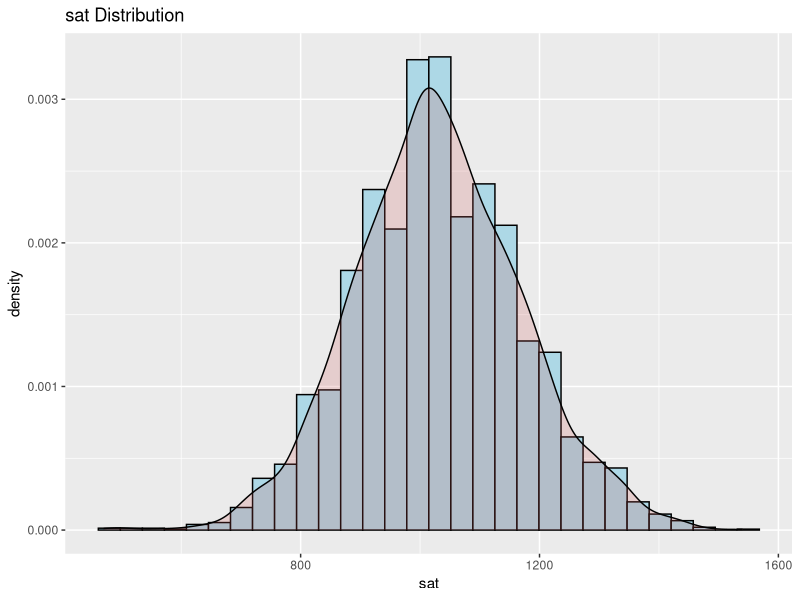
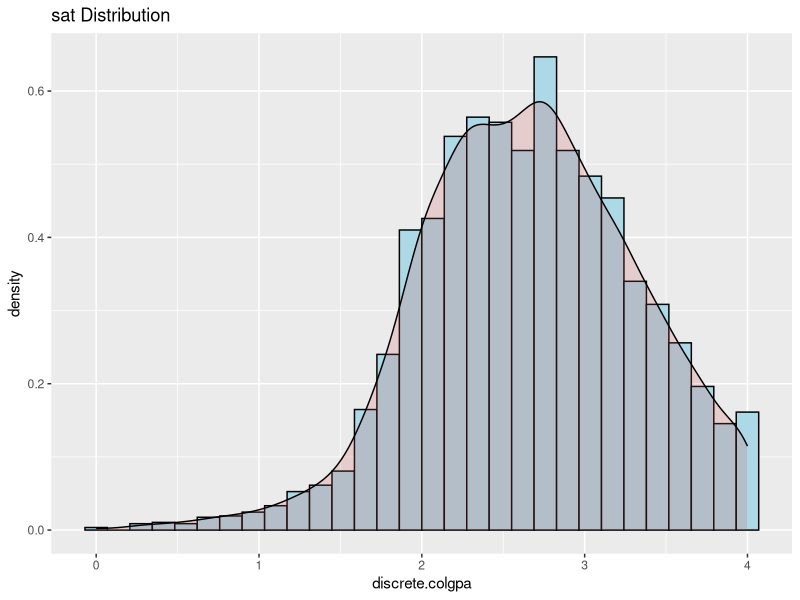
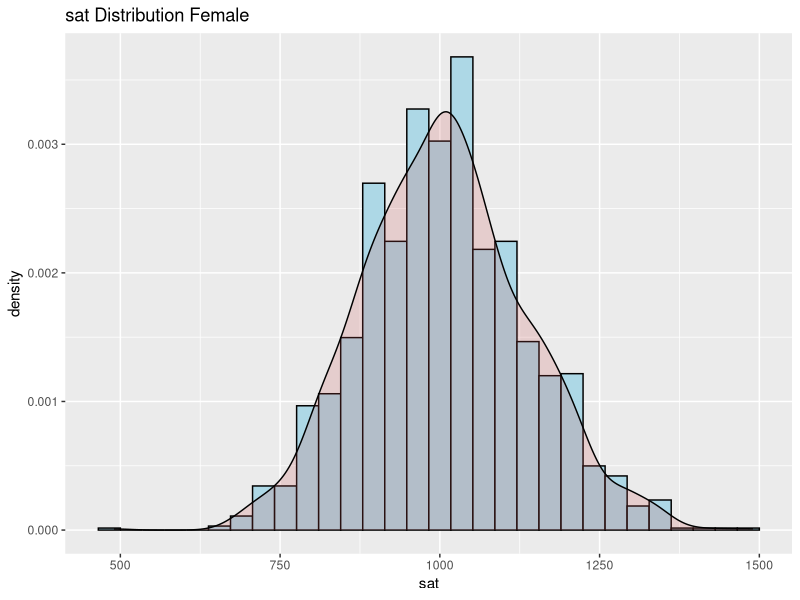
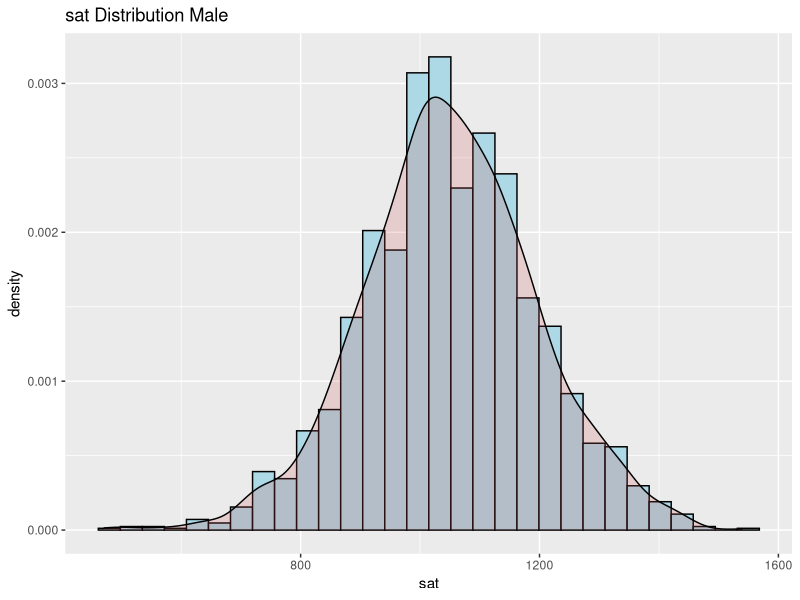
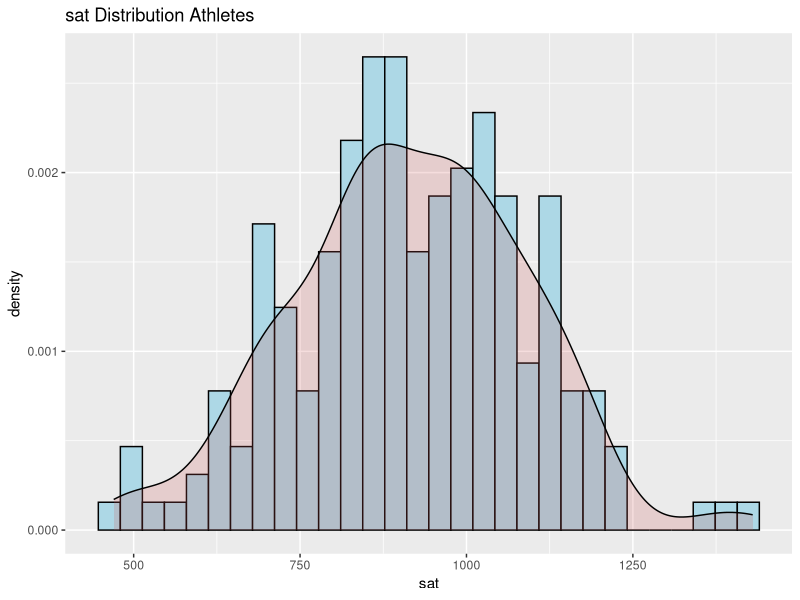
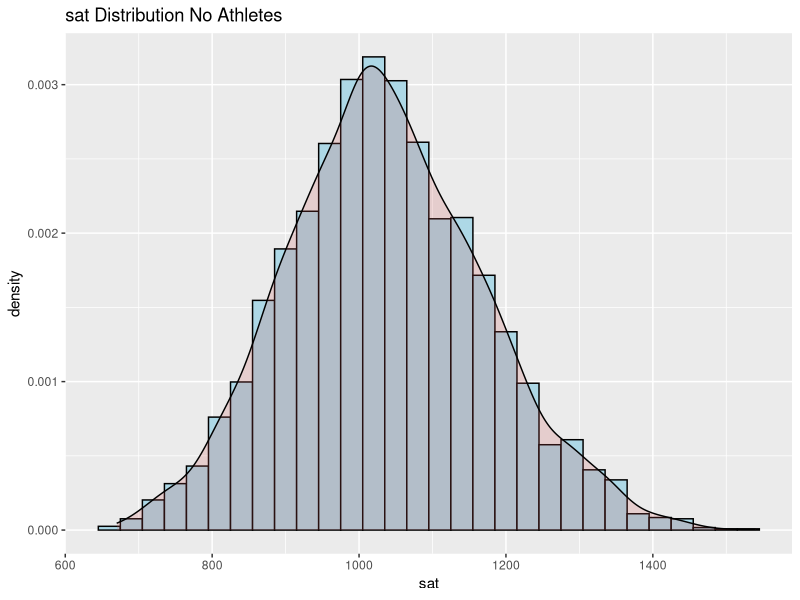
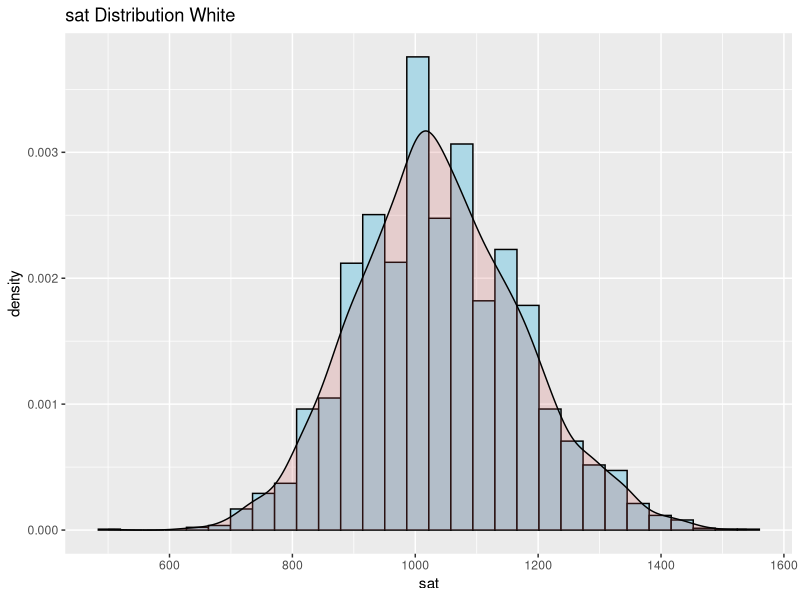
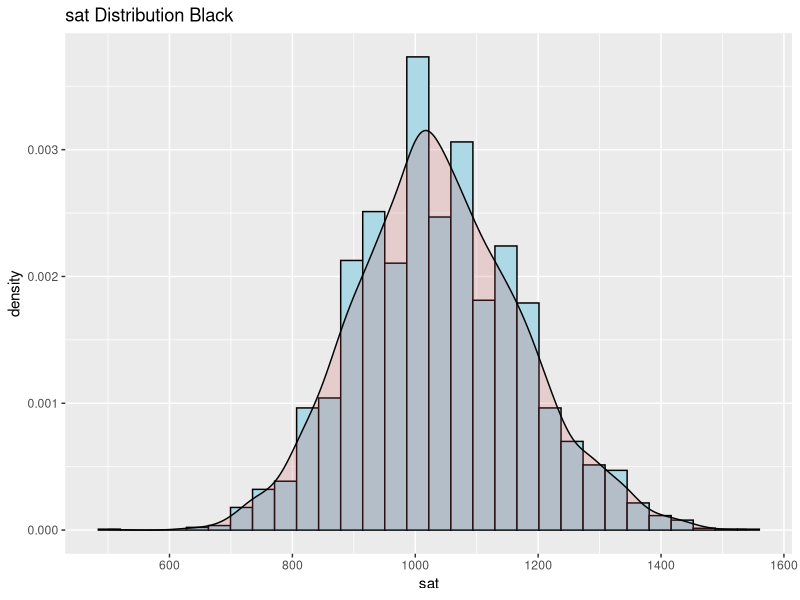

Generate these figures, in order, with R: (Note: this script raises an error after producing the figures.)
#0 Imports

if (!require('plyr')) install.packages('plyr'); library('plyr')
if (!require('dplyr')) install.packages('dplyr'); library('dplyr')
if (!require('ggplot2')) install.packages('ggplot2'); library('ggplot2')
if (!require('VIM')) install.packages('VIM'); library('VIM')
require(gridExtra)


#******
#1 - Lectura del fitxer
#******

#Load file
df <- read.csv("gpa_clean.csv", sep=",")

#******
#2 - Estadística descriptiva i visualització
#******

##Anàlisi descriptiva
##DF descriptive analysis
#Dimensions
dim(df)
#df structure
str(df)
#Head data sample
head(df)
#Summary
summary(df)
#Class per each var
sapply(df,class)


##Visualització

#1
# sat distribution
ggplot( df, aes(x=sat)) +
  geom_histogram( aes(y=..density..), colour="black", fill="lightblue")+
  geom_density(alpha=.2, fill="indianred3") + 
  labs(title = "sat Distribution")


#colgpa distribution
#discrete var creation
discrete.colgpa <- df$colgpa
#plot
ggplot( df, aes(x=discrete.colgpa)) +
  geom_histogram( aes(y=..density..), colour="black", fill="lightblue")+
  geom_density(alpha=.2, fill="indianred3") + 
  labs(title = "sat Distribution")


#2
##sat-female
df.female <- df %>% filter(female == TRUE)
df.male <- df %>% filter(female == FALSE)
#female
satfemale.ggplot <- ggplot( df.female, aes(x=sat)) +
  geom_histogram( aes(y=..density..), colour="black", fill="lightblue")+
  geom_density(alpha=.2, fill="indianred3") + 
  labs(title = "sat Distribution Female")
satfemale.ggplot

#male
satmale.ggplot <- ggplot( df.male, aes(x=sat)) +
  geom_histogram( aes(y=..density..), colour="black", fill="lightblue")+
  geom_density(alpha=.2, fill="indianred3") + 
  labs(title = "sat Distribution Male")
satmale.ggplot

#ggplot grid
#grid.arrange(satfemale.ggplot, satmale.ggplot, ncol=2)

##sat-athlete
df.athletes <- df %>% filter(athlete == TRUE)
df.noathletes <- df %>% filter(athlete == FALSE)

#athletes
satAthletes.ggplot <- ggplot( df.athletes, aes(x=sat)) +
  geom_histogram( aes(y=..density..), colour="black", fill="lightblue")+
  geom_density(alpha=.2, fill="indianred3") + 
  labs(title = "sat Distribution Athletes")
satAthletes.ggplot

#no athletes
satNoathletes.ggplot <- ggplot( df.noathletes, aes(x=sat)) +
  geom_histogram( aes(y=..density..), colour="black", fill="lightblue")+
  geom_density(alpha=.2, fill="indianred3") + 
  labs(title = "sat Distribution No Athletes")
satNoathletes.ggplot


##sat-race
df.white <- df %>% filter(white == TRUE)
df.black <- df %>% filter(black == FALSE)
df.noRace <- df %>% filter(black == FALSE & white == FALSE)
count(df.noRace)

#white
satWhite.ggplot <- ggplot( df.white, aes(x=sat)) +
  geom_histogram( aes(y=..density..), colour="black", fill="lightblue")+
  geom_density(alpha=.2, fill="indianred3") + 
  labs(title = "sat Distribution White")
satWhite.ggplot

#black
satBlack.ggplot <- ggplot( df.black, aes(x=sat)) +
  geom_histogram( aes(y=..density..), colour="black", fill="lightblue")+
  geom_density(alpha=.2, fill="indianred3") + 
  labs(title = "sat Distribution Black")
satBlack.ggplot

#no race
satNorace.ggplot <- ggplot( df.noRace, aes(x=sat)) +
  geom_histogram( aes(y=..density..), colour="black", fill="lightblue")+
  geom_density(alpha=.2, fill="indianred3") + 
  labs(title = "sat Distribution No Race")
satNorace.ggplot



#3
##colgpa-female
#female
colgpafemale.ggplot <- ggplot( df.female, aes(x=colgpa)) +
  geom_histogram( aes(y=..density..), colour="black", fill="lightblue")+
  geom_density(alpha=.2, fill="indianred3") + 
  labs(title = "colgpa Distribution Female")
colgpafemale.ggplot

#male
colgpamale.ggplot <- ggplot( df.male, aes(x=colgpa)) +
  geom_histogram( aes(y=..density..), colour="black", fill="lightblue")+
  geom_density(alpha=.2, fill="indianred3") + 
  labs(title = "colgpa Distribution Male")
colgpamale.ggplot

#ggplot grid
#grid.arrange(colgpafemale.ggplot, colgpamale.ggplot, ncol=2)


##colgpa-athlete
#athletes
colgpaAthletes.ggplot <- ggplot( df.athletes, aes(x=colgpa)) +
  geom_histogram( aes(y=..density..), colour="black", fill="lightblue")+
  geom_density(alpha=.2, fill="indianred3") + 
  labs(title = "colgpa Distribution Athletes")
colgpaAthletes.ggplot

#no athletes
colgpaNoathletes.ggplot <- ggplot( df.noathletes, aes(x=colgpa)) +
  geom_histogram( aes(y=..density..), colour="black", fill="lightblue")+
  geom_density(alpha=.2, fill="indianred3") + 
  labs(title = "colgpa Distribution No Athletes")
colgpaNoathletes.ggplot



##colgpa-race
#white
colgpaWhite.ggplot <- ggplot( df.white, aes(x=colgpa)) +
  geom_histogram( aes(y=..density..), colour="black", fill="lightblue")+
  geom_density(alpha=.2, fill="indianred3") + 
  labs(title = "colgpa Distribution White")
colgpaWhite.ggplot

#black
colgpaBlack.ggplot <- ggplot( df.black, aes(x=colgpa)) +
  geom_histogram( aes(y=..density..), colour="black", fill="lightblue")+
  geom_density(alpha=.2, fill="indianred3") + 
  labs(title = "colgpa Distribution Black")
colgpaBlack.ggplot

#no race
colgpaNorace.ggplot <- ggplot( df.noRace, aes(x=colgpa)) +
  geom_histogram( aes(y=..density..), colour="black", fill="lightblue")+
  geom_density(alpha=.2, fill="indianred3") + 
  labs(title = "colgpa Distribution No Race")
colgpaNorace.ggplot

#******
# Interval de confiança de la mitjana poblacional de la variable _'sat'_ i _'colpga'_
#******

## Supòsits

#summary
summary(df$sat)
summary(df$colgpa)

#metrics table
idx <- c("sat","colgpa")
mean <- as.vector(sapply(df[,idx], mean, na.rm=TRUE))
sd <- as.vector(sapply(df[,idx], sd, na.rm=TRUE))
median <- as.vector(sapply(df[,idx], median, na.rm=TRUE))
IQR <- as.vector(sapply(df[,idx],IQR, na.rm=TRUE))

#table creation
table.satcolgpa <- kable(data.frame(Variables=names(df[idx]),
                                Mean = mean,
                                StandardDeviation = sd,
                                Median = median,
                                IQR = IQR),digits=2, caption="Table")
table.satcolgpa

#metrics
sd(df$sat)

#sat Box plot
boxplot(df$sat, main="Sat Boxplot Distribution")
#colgpa Box plot
boxplot(df$colgpa, main="Colgp Boxplot Distribution")

## Funció de càlcul de l’interval de confiança

IC <- function(x, NC) {
  n <- length(x)
  mean <- mean(x)
  sd <- sd(x)
  z <- abs(qnorm(((1-NC)/2)))
  errorst <- sd/sqrt(n)
  lim_inf <- mean - (z*errorst)
  lim_sup <- mean + (z*errorst)
  output <- data.frame(NC, n, mean, sd, z, errorst, lim_inf, lim_sup)
  return(output)
}


## Interval de confiança de la variable _'sat'_

#Intervals de confinaça
ic95.sat <- IC(df$sat, 0.95)
ic90.sat <- IC(df$sat, 0.90)

#t.test
t.test(df$sat, conf.level = 0.95)
t.test(df$sat, conf.level = 0.90)


## Interval de confiança de la variable _'colgpa'_

#Intervals de confinaça
ic95.colgpa <- IC(df$colgpa, 0.95)
ic90.colgpa <- IC(df$colgpa, 0.90)

#t.test
t.test(df$colgpa, conf.level = 0.95)
t.test(df$colgpa, conf.level = 0.90)
